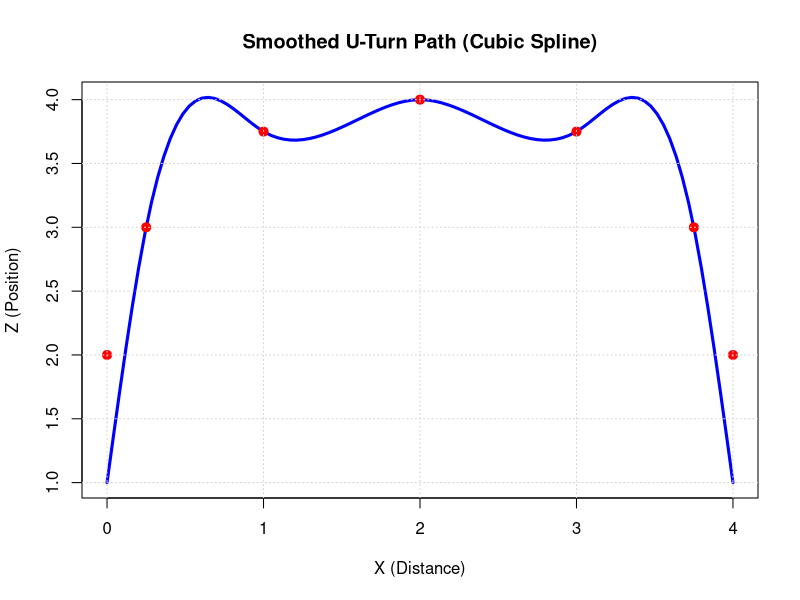

R code for this plot:
# Original data (U-turn path)
X <- c(0, 0, 0.25, 1, 2, 3, 3.75, 4, 4)
Z <- c(0, 2, 3, 3.75, 4, 3.75, 3, 2, 0)

# Generate 100 interpolated points using cubic spline
spline_fit <- spline(X, Z, n = 100, method = "natural")  # "natural" prevents overshooting

# Plot the smoothed U-turn
plot(spline_fit, type = "l", col = "blue", lwd = 3,
     xlab = "X (Distance)", ylab = "Z (Position)", 
     main = "Smoothed U-Turn Path (Cubic Spline)")
points(X, Z, pch = 19, col = "red", cex = 1.2)  # Overlay original points
grid()  # Add grid for clarity